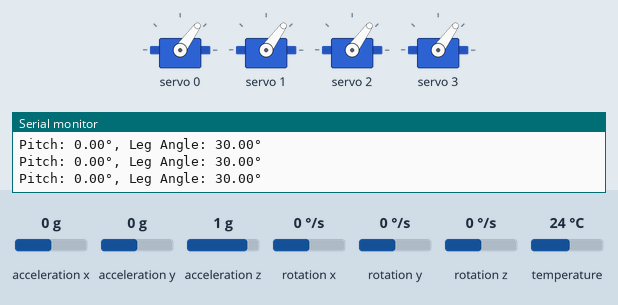
The sketch below on a simulated Arduino Uno, built with avr-gcc and run on an emulated ATmega328P. Parts: 4 × servo, the last lines printed to the serial monitor. The inputs (shaded band) are chosen by the test bench; at power-on: acceleration x 0 g, acceleration y 0 g, acceleration z 1 g, rotation x 0 °/s, rotation y 0 °/s, rotation z 0 °/s, temperature 24 °C.

Above: at 1.2 s.
1.3 s: acceleration x set to -1.4 g
At 2.4 s:
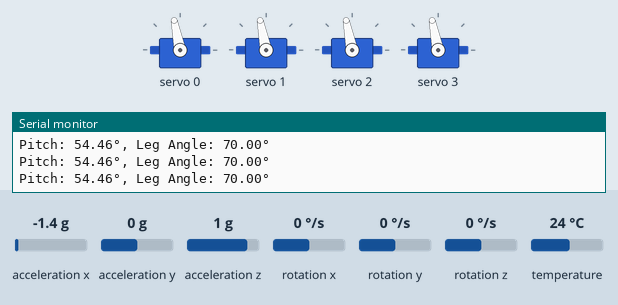
2.8 s: acceleration x set to -0.8 g
At 3.4 s:
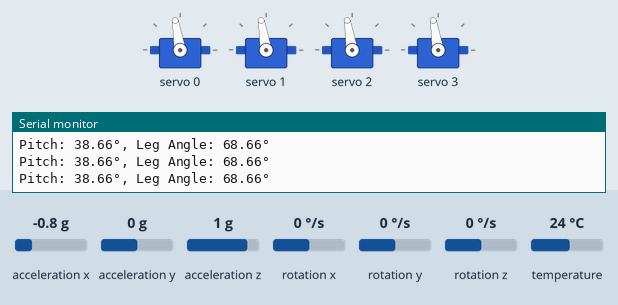
4.3 s: acceleration x set to 0 g
At 4.6 s:
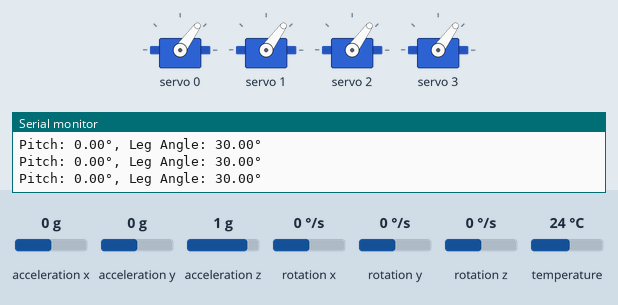
5.8 s: acceleration x set to 0.8 g
At 6.7 s:
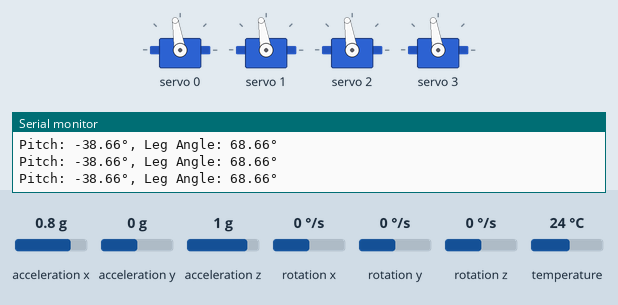
Timing chart, 0 to 8.3 s (numbered marks = the images above; inputs shaded):
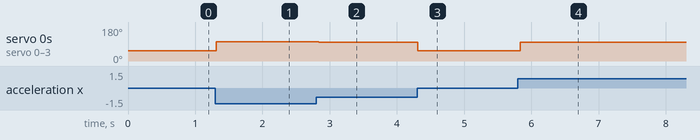

Measured:
- after the input at 1.3 s, servo 0–3: 54° → 101° at once
- after the input at 2.8 s, servo 0–3: 101° → 99° at once
- after the input at 4.3 s, servo 0–3: 99° → 54° at once
- after the input at 5.8 s, servo 0–3: 54° → 99° at once

The sketch:

tiltwithservo.ino
```cpp
#include <Adafruit_MPU6050.h>
#include <Adafruit_Sensor.h>
#include <Wire.h>
#include <Adafruit_PWMServoDriver.h>

Adafruit_MPU6050 mpu;
Adafruit_PWMServoDriver pwm = Adafruit_PWMServoDriver();

// Servo pin assignments (0-15 on PCA9685)
const uint8_t LEG_PINS[] = {0, 1, 2, 3};  // Front Left, Front Right, Back Left, Back Right

// Servo parameters
const int SERVO_MIN = 150;  // Minimum pulse length out of 4096
const int SERVO_MAX = 600;  // Maximum pulse length out of 4096
const float LEG_BASE_ANGLE = 30.0;  // Base angle for leg stability
const float MAX_TILT_ANGLE = 40.0;  // Maximum tilt angle

void setup(void) {
  Serial.begin(115200);

  // Initialize PCA9685
  pwm.begin();
  pwm.setPWMFreq(50);  // Standard servo frequency

  // Initialize MPU6050
  if (!mpu.begin()) {
    Serial.println("Failed to find MPU6050 chip");
    while (1) {
      delay(10);
    }
  }

  Serial.println("MPU6050 Found!");

  // Set up MPU6050
  mpu.setAccelerometerRange(MPU6050_RANGE_8_G);
  mpu.setGyroRange(MPU6050_RANGE_500_DEG);
  mpu.setFilterBandwidth(MPU6050_BAND_5_HZ);

  // Initialize servos to zero position
  setAllLegsToZero();
}

void loop() {
  sensors_event_t a, g, temp;
  mpu.getEvent(&a, &g, &temp);

  // Calculate tilt angles
  float roll = atan2(a.acceleration.y, a.acceleration.z);
  float pitch = atan2(-a.acceleration.x, sqrt(a.acceleration.y*a.acceleration.y + a.acceleration.z*a.acceleration.z));

  // Convert to degrees
  roll = roll * 180.0 / PI;
  pitch = pitch * 180.0 / PI;

  // Calculate leg angles based on pitch
  float legAngle = constrain(abs(pitch), 0, MAX_TILT_ANGLE) + LEG_BASE_ANGLE;

  // Set all legs to the calculated angle
  setAllLegs(legAngle);

  // Display current angles
  Serial.print("Pitch: ");
  Serial.print(pitch);
  Serial.print("°, Leg Angle: ");
  Serial.print(legAngle);
  Serial.println("°");

  delay(50);  // Faster updates for smoother movement
}

void setAllLegs(float angle) {
  // Convert angle to servo pulse width
  int pulse = map(angle, 0, 180, SERVO_MIN, SERVO_MAX);

  // Set all legs to the same angle
  for (uint8_t i = 0; i < 4; i++) {
    pwm.setPWM(LEG_PINS[i], 0, pulse);
  }
}

void setAllLegsToZero() {
  // Set all legs to zero position
  for (uint8_t i = 0; i < 4; i++) {
    pwm.setPWM(LEG_PINS[i], 0, SERVO_MIN);
  }
}
```
